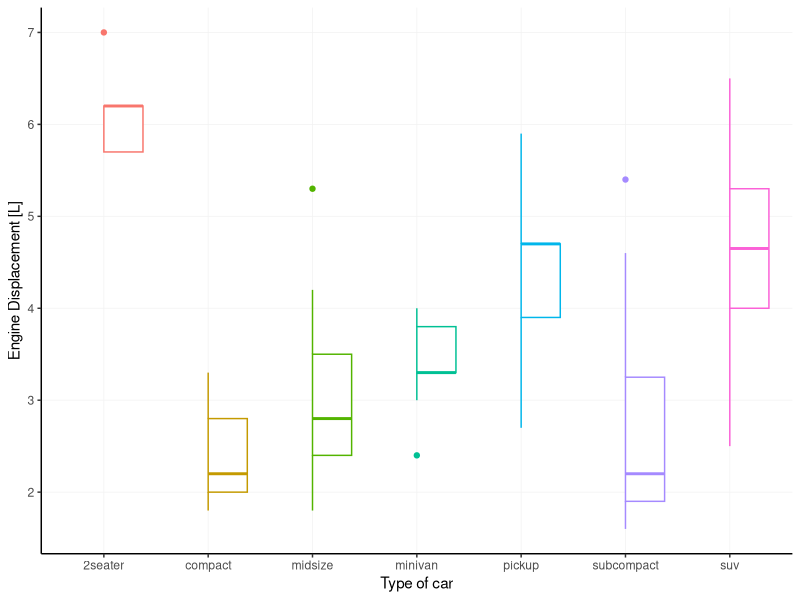
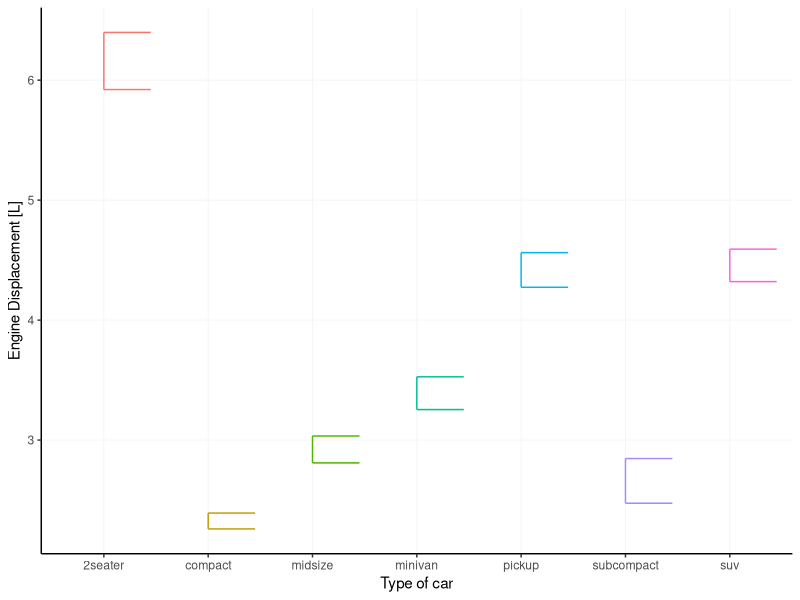
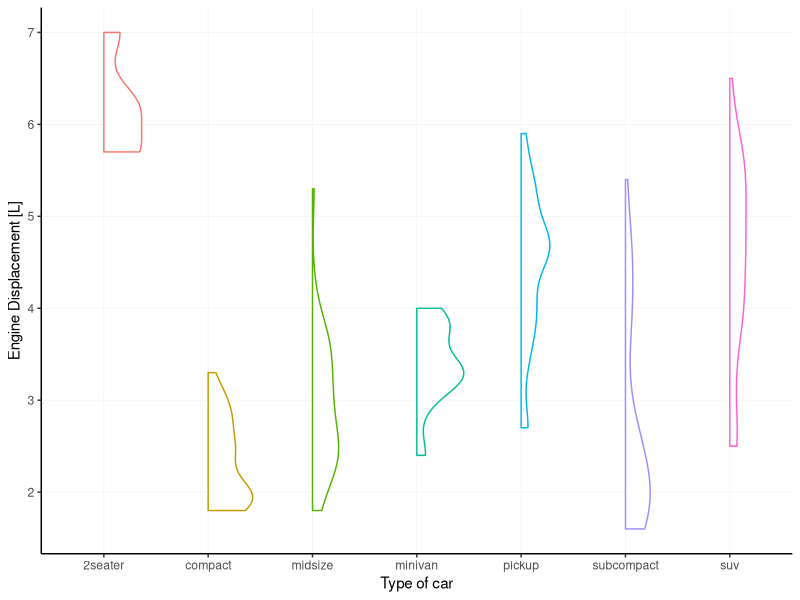
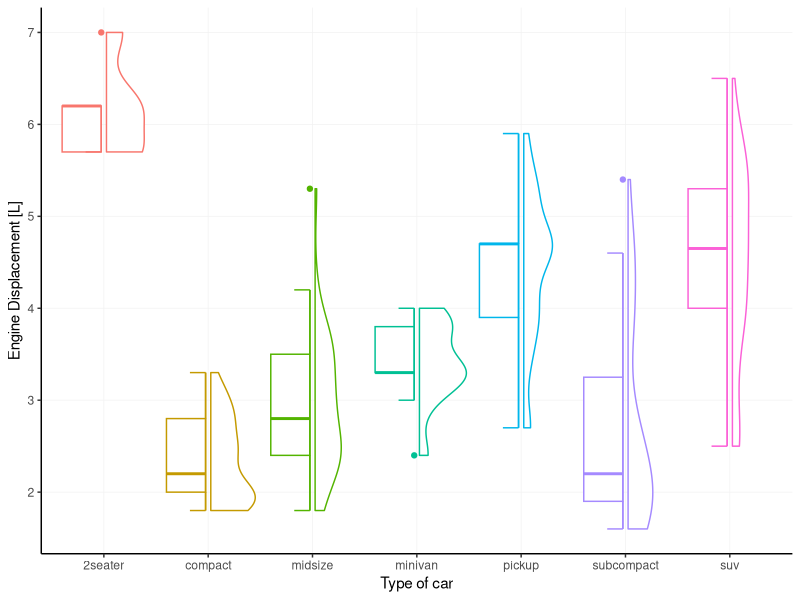
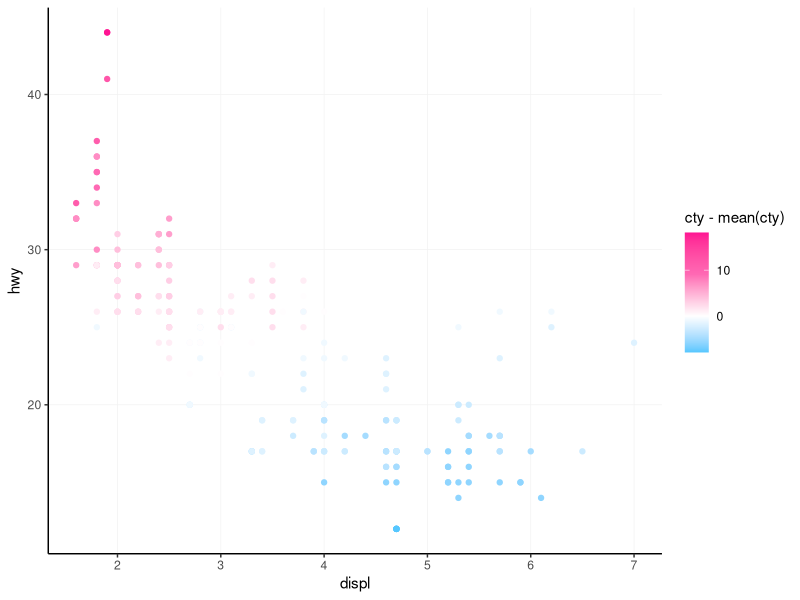

Generate these figures, in order, with R: (Note: this script raises an error after producing the figures.)
## ---- chunk 1
knitr::opts_chunk$set(
  collapse = TRUE,
  comment = "#>",
  fig.path  = "man/figures/README-",
  fig.align = "center",
  out.width = "80%",
  dev       = "ragg_png",
  dpi       = 132
)
## ---- chunk 2
library(ggplot2)
library(scales)

theme_set(
  # Pick a starting theme
  theme_gray() +
  # Add your favourite elements
  theme(
    axis.line        = element_line(),
    panel.background = element_rect(fill = "white"),
    panel.grid.major = element_line("grey95", linewidth = 0.25),
    legend.key       = element_rect(fill = NA) 
  )
)
## ---- chunk 3
# A basic plot to reuse for examples
p <- ggplot(mpg, aes(class, displ, colour = class)) +
  guides(colour = "none", fill = "none") +
  labs(y = "Engine Displacement [L]", x = "Type of car")

p + geom_boxplot(aes(xmin = after_scale(x)))
## ---- chunk 4
p + geom_errorbar(
  stat = "summary",
  fun.data = mean_se,
  aes(xmin = after_scale(x))
)
## ---- chunk 5
update_geom_defaults("violin", list(xmin = NULL))

p + geom_violin(aes(xmin = after_scale(x)))
## ---- chunk 6
# A small nudge offset
offset <- 0.025

# We can pre-specify the mappings if we plan on recycling some
right_nudge <- aes(
  xmin = after_scale(x), 
  x = stage(class, after_stat = x + offset)
)
left_nudge  <- aes(
  xmax = after_scale(x),
  x = stage(class, after_stat = x - offset)
)

# Combining
p +
  geom_violin(right_nudge) +
  geom_boxplot(left_nudge) +
  geom_errorbar(left_nudge, stat = "boxplot", width = 0.3)
## ---- chunk 7
my_palette <- c("dodgerblue", "deepskyblue", "white", "hotpink", "deeppink")

ggplot(mpg, aes(displ, hwy, colour = cty - mean(cty))) +
  geom_point() +
  scale_colour_gradientn(
    colours = my_palette, 
    rescaler = ~ rescale_mid(.x, mid = 0)
  )
## ---- chunk 8
si <- sessioninfo::session_info()

# People don't need to see my file paths etc
si$platform$pandoc <- gsub(" @ C:/.*", "", si$platform$pandoc)
si$packages$library <- NULL

print(si)
